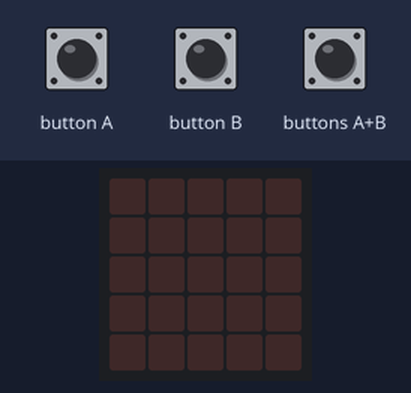
This program was run on a simulated BBC micro:bit running MicroPython. On the bench: the board's 5×5 LED display. The test bench sets the inputs (shaded band).

Above: at 1.2 s.
1.3 s: button A pressed for 0.15 s
At 1.9 s:
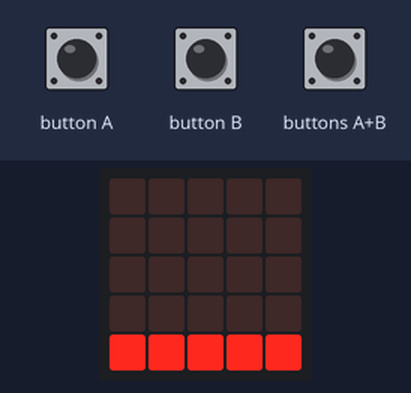
At 2.7 s:
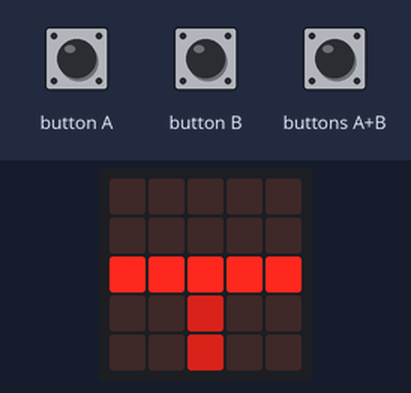
4.4 s: buttons A+B pressed for 0.15 s
At 5.4 s:
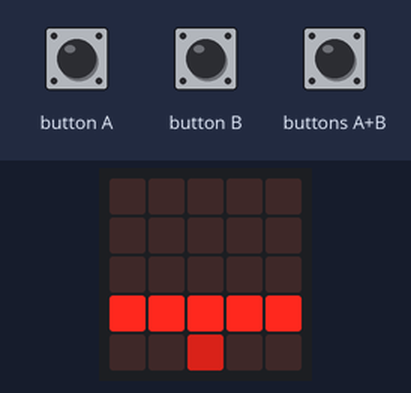
Timing chart, 0 to 7.4 s (numbered marks = the images above; inputs shaded):
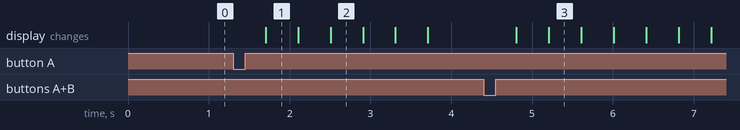

Measured:
- after the input at 1.3 s, the display: changes after 0.40 s (image 1)
- after the input at 4.4 s, the display: first changes after 0.40 s (image 3 shows a later state)
- what the display in image 1 shows lasts 0.4 s, from 1.7 s to 2.1 s

The program:

10020103_1a-Djelanie.py
```python
import microbit
import radio
import math

#constants
mijnReserve  = 0
mijnSchool   = 20
mijnLeerling = 103

#setup
radio.config(group=1)
radio.on()

####################################################
##### vanaf hier mag je stukjes code aanpassen #####
####################################################


boat0 = microbit.Image("99999:"
                       "00500:"
                       "00500:"
                       "00500:"
                       "00500:")
boat1 = microbit.Image("00000:"
                       "99999:"
                       "00500:"
                       "00500:"
                       "00500:")
boat2 = microbit.Image("00000:"
                       "00000:"
                       "99999:"
                       "00500:"
                       "00500:")
boat3 = microbit.Image("00000:"
                       "00000:"
                       "00000:"
                       "99999:"
                       "00500:")
boat4 = microbit.Image("00000:"
                       "00000:"
                       "00000:"
                       "00000:"
                       "99999:")
boat5 = microbit.Image("00000:"
                       "00000:"
                       "00000:"
                       "00000:"
                       "00000:")

def functie_A():
    # deze code mag je veranderen
    anim = [boat5, boat4, boat3, boat2, boat1, boat0]
    microbit.display.show(anim)
    microbit.display.clear()
    # tot hier


def functie_B():
    # deze code mag je veranderen
    anim = [boat0, boat1, boat2, boat3, boat4, boat5]
    microbit.display.show(anim)
    microbit.display.clear()
    # tot hier


def functie_AB():
    # deze code mag je veranderen
    anim = [boat5, boat4, boat3, boat2, boat1, boat0, boat1, boat2, boat3, boat4, boat5, ]
    microbit.display.show(anim)
    microbit.display.clear()
    # tot hier


############################################
###### tot hier mag je code aanpassen ######
############################################

def handleRadio(incoming):
    receivedNumber = float(incoming)
    nummerOntvangen = receivedNumber
    nummerKnopje    = int(nummerOntvangen / 1000000)
    nummerOntvangen = nummerOntvangen - nummerKnopje * 1000000
    nummerReserve   = int(nummerOntvangen / 100000)
    nummerOntvangen = nummerOntvangen - nummerReserve* 100000
    nummerSchool    = int(nummerOntvangen / 1000)
    nummerOntvangen = nummerOntvangen - nummerSchool * 1000
    nummerLeerling  = int(nummerOntvangen)

    if nummerReserve  == mijnReserve  or nummerReserve  == 0 :
        if nummerSchool   == mijnSchool   or nummerSchool   == 0:
            if nummerLeerling == mijnLeerling or nummerLeerling == 0:
                if nummerKnopje == 1:
                    #microbit.pin5.write_digital(0)
                    #microbit.sleep(50)
                    #microbit.pin5.write_digital(1)
                    functie_A()
                elif nummerKnopje == 2:
                    #microbit.pin11.write_digital(0)
                    #microbit.sleep(50)
                    #microbit.pin11.write_digital(1)
                    functie_B()
                else:
                    #microbit.pin5.write_digital(0)
                    #microbit.pin11.write_digital(0)
                    #microbit.sleep(50)
                    #microbit.pin5.write_digital(1)
                    #microbit.pin11.write_digital(1)
                    functie_AB()


def get_message():
    try:
        msg = radio.receive_bytes()
        if msg is not None:
            if int(msg[0]) == 01 and int(msg[1]) == 00 and int(msg[2]) == 01:
                packet_type = msg[3]
                if packet_type == 0:
                    payload = 0
                    for i in range(len(msg[12:])):
                        payload += msg[12+i] * math.pow(256, i)
                    handleRadio(payload)
    except Exception as e:
        radio.off()
        radio.on()


while True:
    get_message()

    if microbit.button_a.was_pressed() and microbit.button_b.was_pressed():
        functie_AB()
    elif microbit.button_a.get_presses() > 0:
        functie_A()
    elif microbit.button_b.get_presses() > 0:
        functie_B()
```
